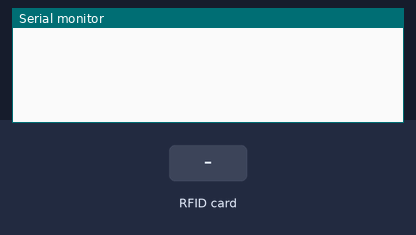
Recording of a sketch running on a simulated Arduino Uno, built with avr-gcc and run on an emulated ATmega328P. Shown: the last lines printed to the serial monitor. Inputs (shaded band) come from the test bench.

Above: at 1.2 s.
1.3 s: RFID card 84 FC 44 1E held to the reader
At 2.1 s:
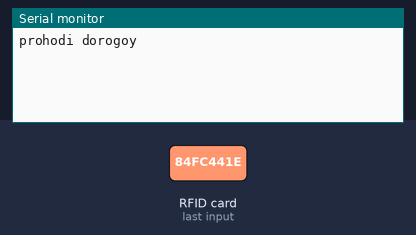
2.8 s: RFID card 5E 7A 19 C4 held to the reader
At 3.5 s:
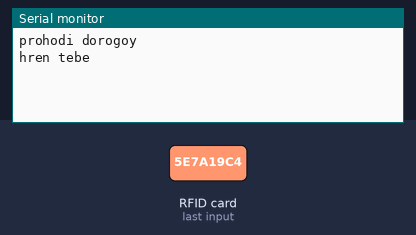

Measured:
- after the input at 1.3 s, the serial monitor: prints a new line at once (image 1)
- after the input at 2.8 s, the serial monitor: prints a new line at once (image 2)

The sketch:

Rfid_open_door.ino
```cpp
/*
 * считываем все данные с карты
 *
 * используем RC522
 *
 * Подключение:
 *
 * RST - pin 9
 * MISO - pin 12
 * MOSI - pin11
 * SCK - pin 13
 * NSS (SS, SDA) - pin 10
 */

#include <SPI.h>
#include <MFRC522.h>

#define rstPin 9
#define nssPin 10

//инициализируем MFRC522
MFRC522 mfrc522(nssPin, rstPin);   // создаем сущьность mrfc
const uint8_t valid_uid[] = {0x84, 0xFC, 0x44, 0x1E};

void setup() {
  Serial.begin(9600);
  SPI.begin(); // инициализация SPI
  mfrc522.PCD_Init();  // инициализация MFRC522
}

void loop() {
  if ( ! mfrc522.PICC_IsNewCardPresent()) //ждем новую карту
  return;
  if ( ! mfrc522.PICC_ReadCardSerial())  // читаем карту
  return;
  if ((mfrc522.uid.size == sizeof(valid_uid)) &&   // если UID карты равен по разрядности с валидной
    (memcmp(&mfrc522.uid.uidByte, &valid_uid, sizeof(valid_uid)) == 0)) //побитово сравниваем символы UID новой карты с эталоном в количестве sieof
  // если они равны функция memcmp возвращает 0
  {
    Serial.println("prohodi dorogoy");
  }
  else
  {
    Serial.println("hren tebe");
  }
  }
```
